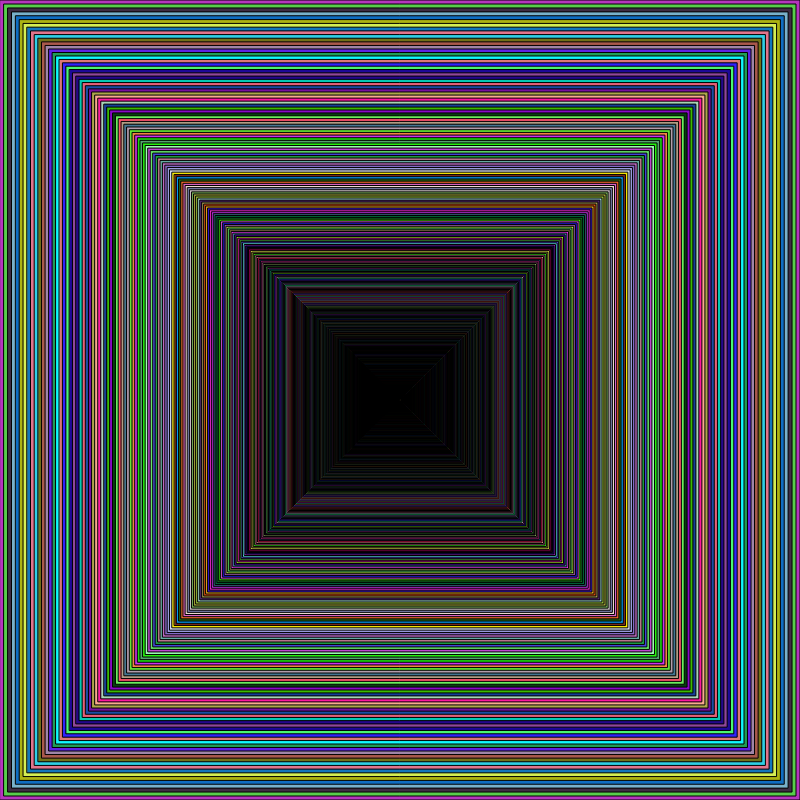
Frame 1 (no input)
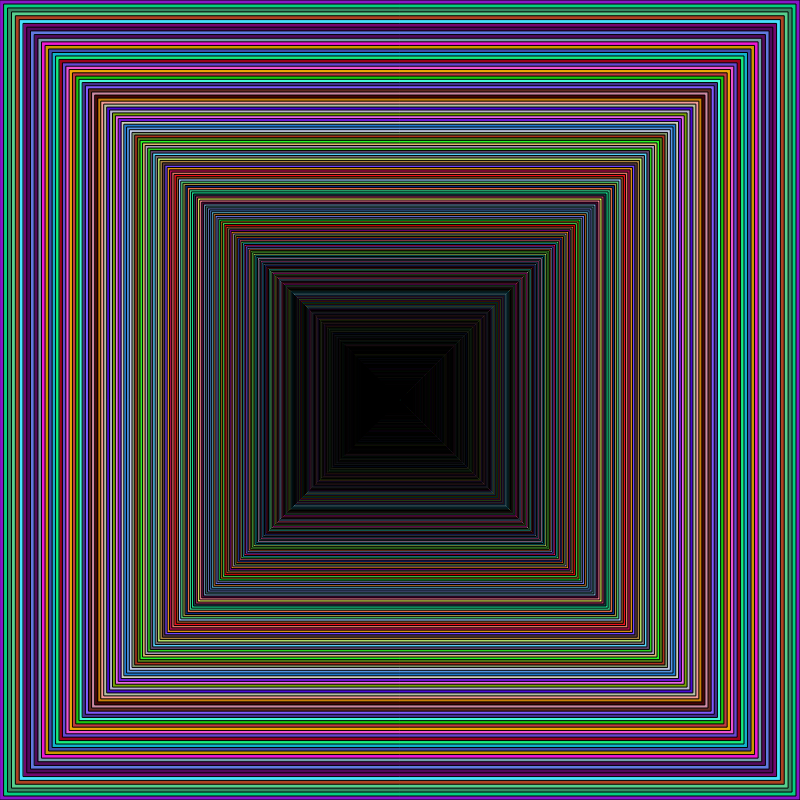
Frame 60 (no input)
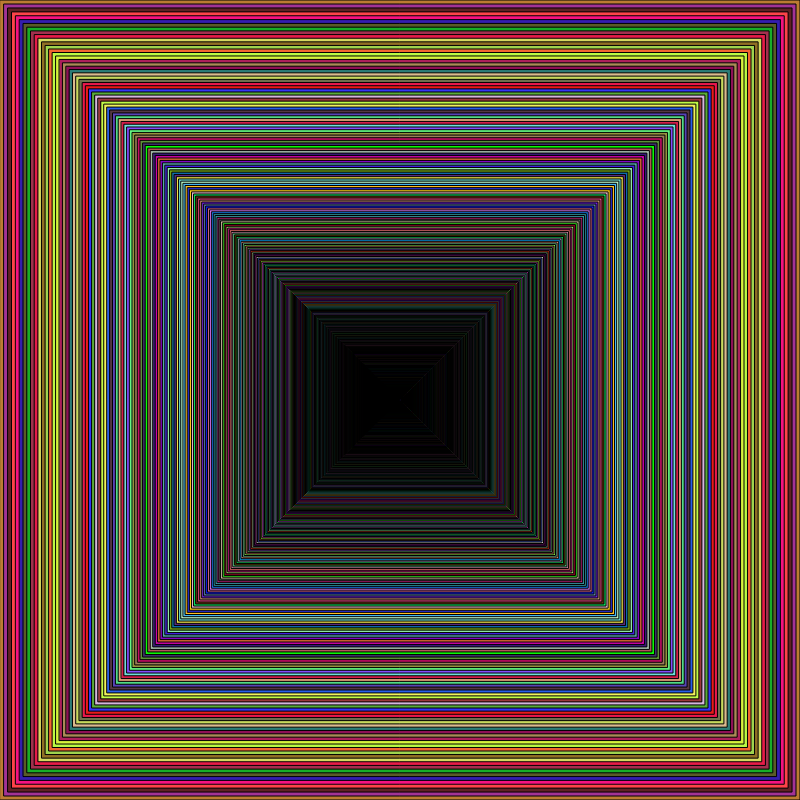
Frame 120 (the mouse pressed at the canvas centre since frame 60)

The p5.js sketch that drew these frames (run headless with seeded random() and noise() and a simulated clock; from frame 60 on, the mouse is pressed at the canvas centre):

// p5.js sketch
// ── sketch.js
var len;
var x = 255;
function setup() {
  var canvas = createCanvas(800, 800);
  }
  function draw() {
    background(51);
    translate(width/2, height/2);
    rectMode(CENTER);
    branch(width);
    }
function branch(len) {
    fill(random(255), random(255), random(255));
    rect(0, 0, len, len);
    if (len > 1) {
      branch(len * 0.99);
  }
}
